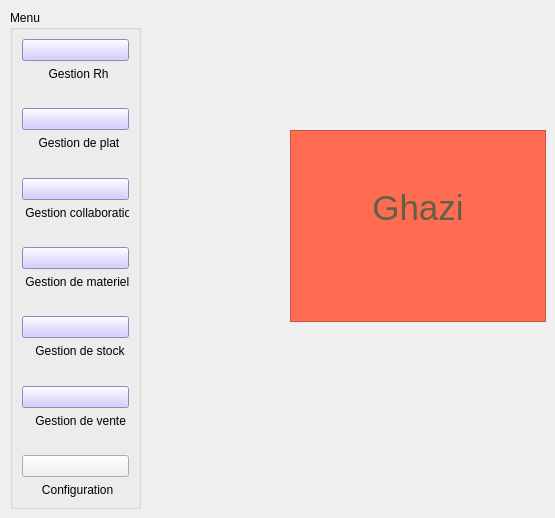
              <widget class="QWidget" name="page_8">
               <widget class="QGroupBox" name="groupBox_16">
                <property name="geometry">
                 <rect>
                  <x>10</x>
                  <y>10</y>
                  <width>131</width>
                  <height>499</height>
                 </rect>
                </property>
                <property name="title">
                 <string>Menu</string>
                </property>
                <layout class="QVBoxLayout" name="verticalLayout_20">
                 <item>
                  <layout class="QVBoxLayout" name="verticalLayout_6">
                   <item>
                    <widget class="QPushButton" name="Aymen_6">
                     <property name="styleSheet">
                      <string notr="true">background-color: rgb(200, 190, 255);</string>
                     </property>
                     <property name="text">
                      <string/>
                     </property>
                     <property name="icon">
                      <iconset resource="rh.qrc">
                       <normaloff>:/rh/rh.png</normaloff>:/rh/rh.png</iconset>
                     </property>
                     <property name="iconSize">
                      <size>
                       <width>50</width>
                       <height>30</height>
                      </size>
                     </property>
                    </widget>
                   </item>
                   <item>
                    <widget class="QLabel" name="label_55">
                     <property name="text">
                      <string>        Gestion Rh</string>
                     </property>
                    </widget>
                   </item>
                   <item>
                    <spacer name="verticalSpacer_34">
                     <property name="orientation">
                      <enum>Qt::Vertical</enum>
                     </property>
                     <property name="sizeHint" stdset="0">
                      <size>
                       <width>20</width>
                       <height>40</height>
                      </size>
                     </property>
                    </spacer>
                   </item>
                   <item>
                    <widget class="QPushButton" name="Moemen_6">
                     <property name="styleSheet">
                      <string notr="true">background-color: rgb(200, 190, 255);</string>
                     </property>
                     <property name="text">
                      <string/>
                     </property>
                     <property name="icon">
                      <iconset resource="plat.qrc">
                       <normaloff>:/plat/plat.png</normaloff>:/plat/plat.png</iconset>
                     </property>
                     <property name="iconSize">
                      <size>
                       <width>50</width>
                       <height>30</height>
                      </size>
                     </property>
                    </widget>
                   </item>
                   <item>
                    <widget class="QLabel" name="label_56">
                     <property name="text">
                      <string>     Gestion de plat</string>
                     </property>
                    </widget>
                   </item>
                   <item>
                    <spacer name="verticalSpacer_35">
                     <property name="orientation">
                      <enum>Qt::Vertical</enum>
                     </property>
                     <property name="sizeHint" stdset="0">
                      <size>
                       <width>20</width>
                       <height>40</height>
                      </size>
                     </property>
                    </spacer>
                   </item>
                   <item>
                    <widget class="QPushButton" name="Salma_6">
                     <property name="styleSheet">
                      <string notr="true">background-color: rgb(200, 190, 255);</string>
                     </property>
                     <property name="text">
                      <string/>
                     </property>
                     <property name="icon">
                      <iconset resource="collab.qrc">
                       <normaloff>:/collab/collaboration.png</normaloff>:/collab/collaboration.png</iconset>
                     </property>
                     <property name="iconSize">
                      <size>
                       <width>50</width>
                       <height>30</height>
                      </size>
                     </property>
                    </widget>
                   </item>
                   <item>
                    <widget class="QLabel" name="label_57">
                     <property name="text">
                      <string> Gestion collaboration</string>
                     </property>
                    </widget>
                   </item>
                   <item>
                    <spacer name="verticalSpacer_36">
                     <property name="orientation">
                      <enum>Qt::Vertical</enum>
                     </property>
                     <property name="sizeHint" stdset="0">
                      <size>
                       <width>20</width>
                       <height>40</height>
                      </size>
                     </property>
                    </spacer>
                   </item>
                   <item>
                    <widget class="QPushButton" name="Sara_6">
                     <property name="styleSheet">
                      <string notr="true">background-color: rgb(200, 190, 255);</string>
                     </property>
                     <property name="text">
                      <string/>
                     </property>
                     <property name="icon">
                      <iconset resource="materiel.qrc">
                       <normaloff>:/materiel/materiel.png</normaloff>:/materiel/materiel.png</iconset>
                     </property>
                     <property name="iconSize">
                      <size>
                       <width>50</width>
                       <height>30</height>
                      </size>
                     </property>
                    </widget>
                   </item>
                   <item>
                    <widget class="QLabel" name="label_58">
                     <property name="text">
                      <string> Gestion de materiels</string>
                     </property>
                    </widget>
                   </item>
                   <item>
                    <spacer name="verticalSpacer_37">
                     <property name="orientation">
                      <enum>Qt::Vertical</enum>
                     </property>
                     <property name="sizeHint" stdset="0">
                      <size>
                       <width>20</width>
                       <height>40</height>
                      </size>
                     </property>
                    </spacer>
                   </item>
                   <item>
                    <widget class="QPushButton" name="Taher_6">
                     <property name="styleSheet">
                      <string notr="true">background-color: rgb(200, 190, 255);</string>
                     </property>
                     <property name="text">
                      <string/>
                     </property>
                     <property name="icon">
                      <iconset resource="stock.qrc">
                       <normaloff>:/stock/stock.png</normaloff>:/stock/stock.png</iconset>
                     </property>
                     <property name="iconSize">
                      <size>
                       <width>50</width>
                       <height>30</height>
                      </size>
                     </property>
                    </widget>
                   </item>
                   <item>
                    <widget class="QLabel" name="label_59">
                     <property name="text">
                      <string>    Gestion de stock</string>
                     </property>
                    </widget>
                   </item>
                   <item>
                    <spacer name="verticalSpacer_38">
                     <property name="orientation">
                      <enum>Qt::Vertical</enum>
                     </property>
                     <property name="sizeHint" stdset="0">
                      <size>
                       <width>20</width>
                       <height>40</height>
                      </size>
                     </property>
                    </spacer>
                   </item>
                   <item>
                    <widget class="QPushButton" name="Ghazi_6">
                     <property name="styleSheet">
                      <string notr="true">background-color: rgb(200, 190, 255);</string>
                     </property>
                     <property name="text">
                      <string/>
                     </property>
                     <property name="icon">
                      <iconset resource="vente.qrc">
                       <normaloff>:/vente/vente.png</normaloff>:/vente/vente.png</iconset>
                     </property>
                     <property name="iconSize">
                      <size>
                       <width>50</width>
                       <height>30</height>
                      </size>
                     </property>
                    </widget>
                   </item>
                   <item>
                    <widget class="QLabel" name="label_60">
                     <property name="text">
                      <string>    Gestion de vente</string>
                     </property>
                    </widget>
                   </item>
                   <item>
                    <spacer name="verticalSpacer_39">
                     <property name="orientation">
                      <enum>Qt::Vertical</enum>
                     </property>
                     <property name="sizeHint" stdset="0">
                      <size>
                       <width>20</width>
                       <height>40</height>
                      </size>
                     </property>
                    </spacer>
                   </item>
                   <item>
                    <widget class="QPushButton" name="Configuration_6">
                     <property name="text">
                      <string/>
                     </property>
                     <property name="icon">
                      <iconset resource="config.qrc">
                       <normaloff>:/config/configuration.png</normaloff>:/config/configuration.png</iconset>
                     </property>
                     <property name="iconSize">
                      <size>
                       <width>50</width>
                       <height>30</height>
                      </size>
                     </property>
                    </widget>
                   </item>
                   <item>
                    <widget class="QLabel" name="label_61">
                     <property name="text">
                      <string>      Configuration</string>
                     </property>
                    </widget>
                   </item>
                  </layout>
                 </item>
                </layout>
               </widget>
               <widget class="QTextBrowser" name="textBrowser_2">
                <property name="geometry">
                 <rect>
                  <x>290</x>
                  <y>130</y>
                  <width>256</width>
                  <height>192</height>
                 </rect>
                </property>
                <property name="styleSheet">
                 <string notr="true">background-color: rgb(255, 108, 82);</string>
                </property>
                <property name="html">
                 <string>&lt;!DOCTYPE HTML PUBLIC &quot;-//W3C//DTD HTML 4.0//EN&quot; &quot;http://www.w3.org/TR/REC-html40/strict.dtd&quot;&gt;
&lt;html&gt;&lt;head&gt;&lt;meta name=&quot;qrichtext&quot; content=&quot;1&quot; /&gt;&lt;style type=&quot;text/css&quot;&gt;
p, li { white-space: pre-wrap; }
&lt;/style&gt;&lt;/head&gt;&lt;body style=&quot; font-family:'MS Shell Dlg 2'; font-size:8.25pt; font-weight:400; font-style:normal;&quot;&gt;
&lt;p align=&quot;center&quot; style=&quot;-qt-paragraph-type:empty; margin-top:0px; margin-bottom:0px; margin-left:0px; margin-right:0px; -qt-block-indent:0; text-indent:0px; font-family:'MS Shell Dlg 2';&quot;&gt;&lt;br /&gt;&lt;/p&gt;
&lt;p align=&quot;center&quot; style=&quot;-qt-paragraph-type:empty; margin-top:0px; margin-bottom:0px; margin-left:0px; margin-right:0px; -qt-block-indent:0; text-indent:0px; font-family:'MS Shell Dlg 2'; font-size:26pt; color:#616147;&quot;&gt;&lt;br /&gt;&lt;/p&gt;
&lt;p align=&quot;center&quot; style=&quot; margin-top:0px; margin-bottom:0px; margin-left:0px; margin-right:0px; -qt-block-indent:0; text-indent:0px;&quot;&gt;&lt;span style=&quot; font-family:'MS Shell Dlg 2'; font-size:26pt; color:#616147;&quot;&gt;Ghazi&lt;/span&gt;&lt;/p&gt;&lt;/body&gt;&lt;/html&gt;</string>
                </property>
               </widget>
              </widget>
